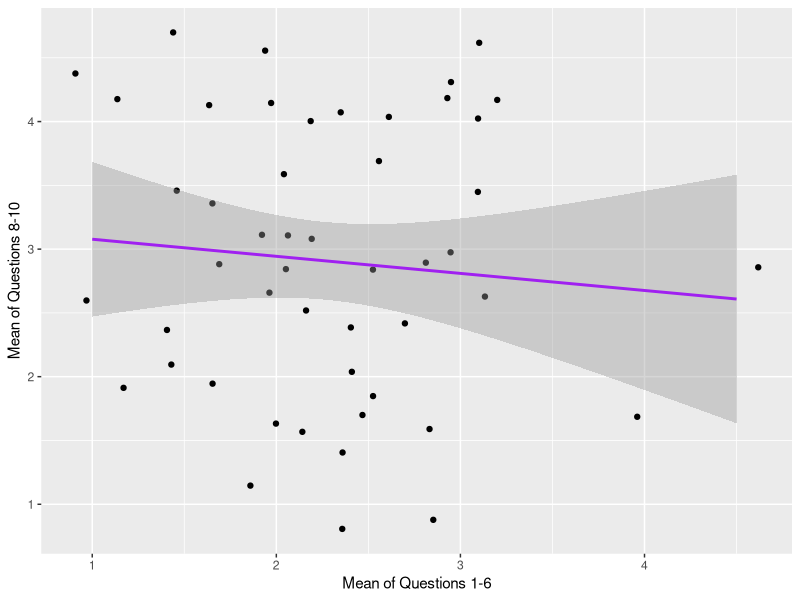

Here is the R script that generated this plot: (Note: this script raises an error after producing the figure.)
## ---- chunk 1
setwd(dirname(rstudioapi::getActiveDocumentContext()$path))
library(tidyverse)
## ---- chunk 2
week8_tbl <- read_csv("../data/week3.csv") %>%
  rowwise() %>%
  mutate(q5 = 6 - q5,
         q1_6 = mean(c(q1:q6)),
         q8_10 = mean(c(q8:q10)))
## ---- chunk 3
week8_tbl %>%
  select(q1:q6)

ggplot(week8_tbl, aes(x = q1_6, y = q8_10)) +
  geom_jitter() +
  geom_smooth(method = "lm", se = TRUE, color = "purple") +
  labs(x = "Mean of Questions 1-6", y = "Mean of Questions 8-10")
## ---- chunk 4
cor.test(week8_tbl$q1_6, week8_tbl$q8_10)
## ---- chunk 5
week8_tbl %>%
  select(-timeStart, -q7) %>%
  saveRDS(file = "../shiny_week8/shinydata.rds")
